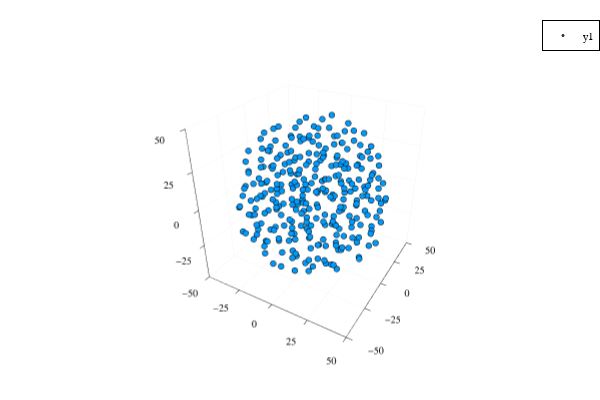

The cell this chart's notebook holds for it:
### Code cell
limits = (-50, 50)
scatter(
    pos[1, :], pos[2, :], pos[3, :],
    xlims=limits, ylims=limits,zlims=limits,
    markersize=1
)

### Figure 1 — Plotly figure (JSON) as saved in the notebook; plotly's stock layout.template omitted (floating-point values rounded to 4 significant figures; data arrays with more than 128 entries replaced by an {"elided": "..."} marker saying what was removed)
{"data": [{"colorbar": {"title": ""}, "legendgroup": "y1", "marker": {"color": "rgba(0, 154, 250, 1.000)", "line": {"color": "rgba(0, 0, 0, 1.000)", "width": 1}, "size": 2, "symbol": "circle"}, "mode": "markers", "name": "y1", "scene": "scene", "showlegend": true, "type": "scatter3d", "x": {"elided": "298 float values"}, "xaxis": "x", "y": {"elided": "298 float values"}, "yaxis": "y", "z": {"elided": "298 float values"}, "zaxis": "z", "zmax": null, "zmin": null}], "layout": {"annotations": [], "height": 400, "legend": {"bgcolor": "rgba(255, 255, 255, 1.000)", "bordercolor": "rgba(0, 0, 0, 1.000)", "borderwidth": 1, "font": {"color": "rgba(0, 0, 0, 1.000)", "family": "sans-serif", "size": 11}, "title": {"font": {"color": "rgba(0, 0, 0, 1.000)", "family": "sans-serif", "size": 15}, "text": ""}, "tracegroupgap": 0, "traceorder": "normal", "x": 1, "xanchor": "auto", "y": 1, "yanchor": "auto"}, "margin": {"b": 20, "l": 0, "r": 0, "t": 20}, "paper_bgcolor": "rgba(255, 255, 255, 1.000)", "plot_bgcolor": "rgba(255, 255, 255, 1.000)", "scene": {"camera": {"eye": {"x": 1.126, "y": -1.95, "z": 1.3}}, "domain": {"x": [0.05101, 0.9934], "y": [0.03762, 0.9902]}, "xaxis": {"gridcolor": "rgba(0, 0, 0, 0.100)", "gridwidth": 0.5, "linecolor": "rgba(0, 0, 0, 1.000)", "mirror": false, "range": [-50, 50], "showgrid": true, "showline": true, "showticklabels": true, "tickangle": 0, "tickcolor": "rgb(0, 0, 0)", "tickfont": {"color": "rgba(0, 0, 0, 1.000)", "family": "sans-serif", "size": 11}, "tickmode": "array", "ticks": "inside", "ticktext": ["−50", "−25", "0", "25", "50"], "tickvals": [-50, -25, 0, 25, 50], "title": "", "titlefont": {"color": "rgba(0, 0, 0, 1.000)", "family": "sans-serif", "size": 15}, "type": "-", "visible": true, "zeroline": false, "zerolinecolor": "rgba(0, 0, 0, 1.000)"}, "yaxis": {"gridcolor": "rgba(0, 0, 0, 0.100)", "gridwidth": 0.5, "linecolor": "rgba(0, 0, 0, 1.000)", "mirror": false, "range": [-50, 50], "showgrid": true, "showline": true, "showticklabels": true, "tickangle": 0, "tickcolor": "rgb(0, 0, 0)", "tickfont": {"color": "rgba(0, 0, 0, 1.000)", "family": "sans-serif", "size": 11}, "tickmode": "array", "ticks": "inside", "ticktext": ["−50", "−25", "0", "25", "50"], "tickvals": [-50, -25, 0, 25, 50], "title": "", "titlefont": {"color": "rgba(0, 0, 0, 1.000)", "family": "sans-serif", "size": 15}, "type": "-", "visible": true, "zeroline": false, "zerolinecolor": "rgba(0, 0, 0, 1.000)"}, "zaxis": {"gridcolor": "rgba(0, 0, 0, 0.100)", "gridwidth": 0.5, "linecolor": "rgba(0, 0, 0, 1.000)", "mirror": false, "range": [-50, 50], "showgrid": true, "showline": true, "showticklabels": true, "tickangle": 0, "tickcolor": "rgb(0, 0, 0)", "tickfont": {"color": "rgba(0, 0, 0, 1.000)", "family": "sans-serif", "size": 11}, "tickmode": "array", "ticks": "inside", "ticktext": ["−50", "−25", "0", "25", "50"], "tickvals": [-50, -25, 0, 25, 50], "title": "", "titlefont": {"color": "rgba(0, 0, 0, 1.000)", "family": "sans-serif", "size": 15}, "type": "-", "visible": true, "zeroline": false, "zerolinecolor": "rgba(0, 0, 0, 1.000)"}}, "showlegend": true, "width": 600}}
